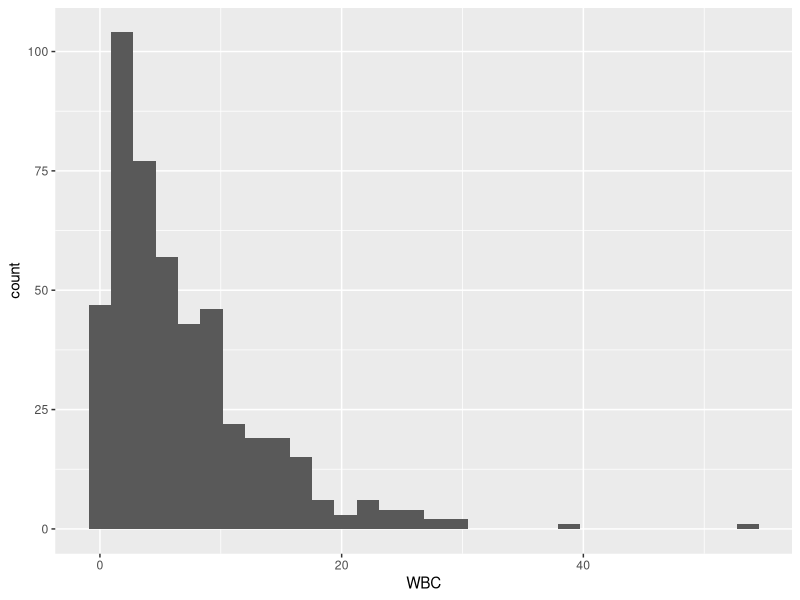
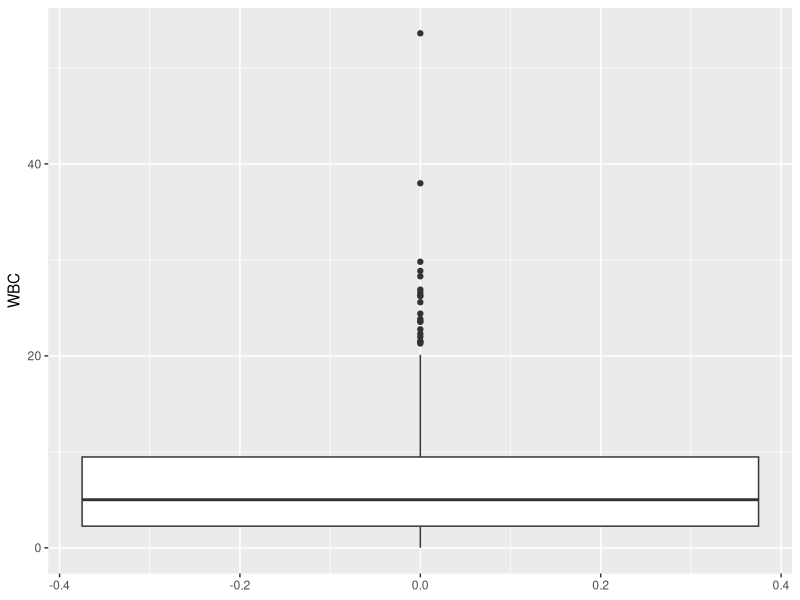
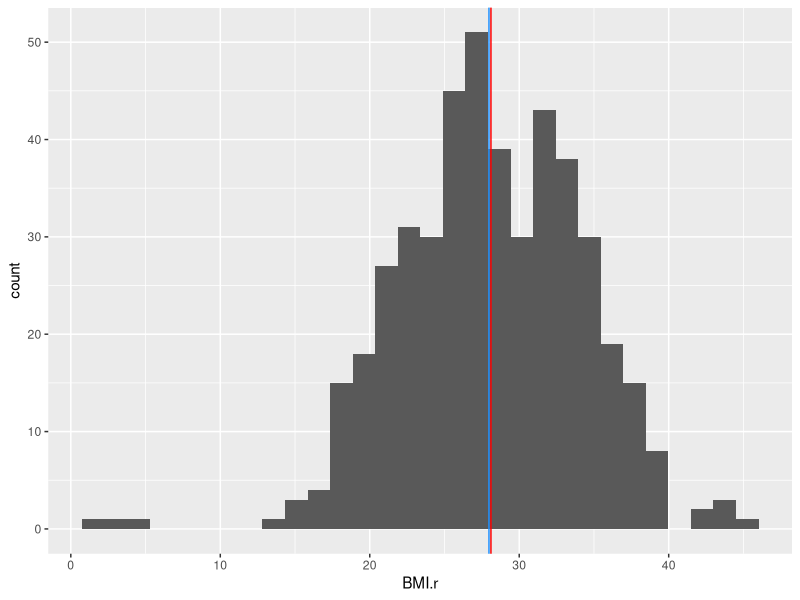

Write the R code that produced these figures, in order.
## ---- chunk 1
knitr::opts_chunk$set(echo = TRUE)
## ---- chunk 2
#setwd("C:/Users/jacks/OneDrive/Desktop/DUKE_FALL2021/721/BIOS721")
#libraries
library(here)
library(readr)
library(tidyverse)

#Don't forget to do Lintr and Styler

## ---- chunk 3
#setwd("C:/Users/jacks/OneDrive/Desktop/DUKE_FALL2021/721/BIOS721")
#use here() function for better reproducibility
patient <- read_csv(here("Data", "Patient Level Data_proj1.csv"))
encounter <- read_csv(here("Data", "Encounter Level Data_proj1.csv"))

#join the patient level and encounter level data frames into one on MRN (ID)
dat <- encounter %>%
  left_join(patient, by = "MRN")

## ---- chunk 4
#check for any wrong values in the categorical variables
table(dat$enc_type, dat$race) #just using table because it does 2 at a time and is less code
table(dat$financialclass, dat$ethnicity)
table(dat$hypertension, dat$CHF)
levels(as.factor(dat$diabetes))
#they all look good so no imputation/removal must occur

summary(dat)

#replace impossible values with NA
dat["BMI.r"][which(dat$BMI.r > 70),] <- NA
dat["BMI.r"][which(dat$BMI.r < 0),] <- NA

# determine if 53 is an outlier for WBC

ggplot(dat, aes(x = WBC))+
  geom_histogram()

ggplot(dat, aes(y = WBC))+
  geom_boxplot()

dat %>% select(WBC) %>% filter(WBC > 30)
#it does appear that there are two possible outliers, at 38.0 & 53.6
#I am going to replace them with NA values for now but may change it later

dat["WBC"][which(dat$WBC > 30),] <- NA




## ---- chunk 5
sum(is.na(dat)) #211

#it looks like when there is a hospital encounter the distress score and wbc are NA
#values, let's take a better look:

dat %>% filter(enc_type == "Hospital Encounter") %>% nrow() #53
sum(is.na(dat %>% filter(enc_type == "Hospital Encounter"))) #158 = 53*3 - 1 (there is one that is -999)
#
#there is also just a bunch of random BMI.r and WBC NA values
## ---- chunk 6
dat %>% filter(BMI.r < 70 & BMI.r > 0) %>% 
  ggplot(aes(x = BMI.r))+
  geom_histogram()+
  geom_vline(xintercept = mean(dat$BMI.r, na.rm = T), col = "red")+
  geom_vline(xintercept = median(dat$BMI.r, na.rm = T), col = "dodgerblue")




